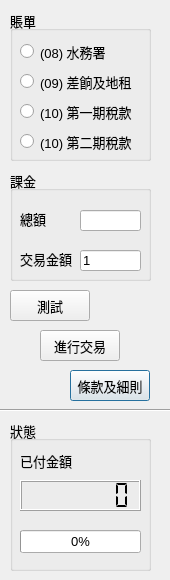
<?xml version="1.0" encoding="UTF-8"?>
<ui version="4.0">
 <class>Dialog</class>
 <widget class="QDialog" name="Dialog">
  <property name="geometry">
   <rect>
    <x>0</x>
    <y>0</y>
    <width>170</width>
    <height>580</height>
   </rect>
  </property>
  <property name="sizePolicy">
   <sizepolicy hsizetype="Fixed" vsizetype="Fixed">
    <horstretch>0</horstretch>
    <verstretch>0</verstretch>
   </sizepolicy>
  </property>
  <property name="minimumSize">
   <size>
    <width>170</width>
    <height>580</height>
   </size>
  </property>
  <property name="maximumSize">
   <size>
    <width>170</width>
    <height>580</height>
   </size>
  </property>
  <property name="windowTitle">
   <string>和你Pay</string>
  </property>
  <widget class="QGroupBox" name="groupBox">
   <property name="geometry">
    <rect>
     <x>10</x>
     <y>10</y>
     <width>141</width>
     <height>151</height>
    </rect>
   </property>
   <property name="font">
    <font>
     <pointsize>10</pointsize>
    </font>
   </property>
   <property name="title">
    <string>賬單</string>
   </property>
   <widget class="QRadioButton" name="radioButtonGRR">
    <property name="geometry">
     <rect>
      <x>10</x>
      <y>60</y>
      <width>151</width>
      <height>23</height>
     </rect>
    </property>
    <property name="font">
     <font>
      <pointsize>10</pointsize>
     </font>
    </property>
    <property name="toolTip">
     <string>飼養黑警</string>
    </property>
    <property name="text">
     <string>(09) 差餉及地租</string>
    </property>
   </widget>
   <widget class="QRadioButton" name="radioButtonTax1">
    <property name="geometry">
     <rect>
      <x>10</x>
      <y>90</y>
      <width>151</width>
      <height>23</height>
     </rect>
    </property>
    <property name="font">
     <font>
      <pointsize>10</pointsize>
     </font>
    </property>
    <property name="toolTip">
     <string>餵飼狗官</string>
    </property>
    <property name="text">
     <string>(10) 第一期稅款</string>
    </property>
   </widget>
   <widget class="QRadioButton" name="radioButtonTax2">
    <property name="geometry">
     <rect>
      <x>10</x>
      <y>120</y>
      <width>161</width>
      <height>23</height>
     </rect>
    </property>
    <property name="font">
     <font>
      <pointsize>10</pointsize>
     </font>
    </property>
    <property name="toolTip">
     <string>助養行會成員</string>
    </property>
    <property name="text">
     <string>(10) 第二期稅款</string>
    </property>
   </widget>
   <widget class="QRadioButton" name="radioButtonWSD">
    <property name="geometry">
     <rect>
      <x>10</x>
      <y>30</y>
      <width>161</width>
      <height>23</height>
     </rect>
    </property>
    <property name="font">
     <font>
      <pointsize>10</pointsize>
     </font>
    </property>
    <property name="toolTip">
     <string>益阿爺</string>
    </property>
    <property name="text">
     <string>(08) 水務署</string>
    </property>
   </widget>
  </widget>
  <widget class="Line" name="line">
   <property name="geometry">
    <rect>
     <x>0</x>
     <y>400</y>
     <width>301</width>
     <height>20</height>
    </rect>
   </property>
   <property name="sizePolicy">
    <sizepolicy hsizetype="Maximum" vsizetype="Fixed">
     <horstretch>0</horstretch>
     <verstretch>0</verstretch>
    </sizepolicy>
   </property>
   <property name="font">
    <font>
     <pointsize>10</pointsize>
    </font>
   </property>
   <property name="orientation">
    <enum>Qt::Horizontal</enum>
   </property>
  </widget>
  <widget class="QGroupBox" name="groupBox_2">
   <property name="geometry">
    <rect>
     <x>10</x>
     <y>170</y>
     <width>141</width>
     <height>111</height>
    </rect>
   </property>
   <property name="font">
    <font>
     <pointsize>10</pointsize>
    </font>
   </property>
   <property name="title">
    <string>課金</string>
   </property>
   <widget class="QLabel" name="label_2">
    <property name="geometry">
     <rect>
      <x>10</x>
      <y>40</y>
      <width>67</width>
      <height>17</height>
     </rect>
    </property>
    <property name="font">
     <font>
      <pointsize>10</pointsize>
     </font>
    </property>
    <property name="text">
     <string>總額</string>
    </property>
   </widget>
   <widget class="QLabel" name="label_3">
    <property name="geometry">
     <rect>
      <x>10</x>
      <y>80</y>
      <width>67</width>
      <height>17</height>
     </rect>
    </property>
    <property name="font">
     <font>
      <pointsize>10</pointsize>
     </font>
    </property>
    <property name="text">
     <string>交易金額</string>
    </property>
   </widget>
   <widget class="QLineEdit" name="lineEditTotal">
    <property name="geometry">
     <rect>
      <x>70</x>
      <y>40</y>
      <width>61</width>
      <height>21</height>
     </rect>
    </property>
    <property name="font">
     <font>
      <pointsize>10</pointsize>
     </font>
    </property>
    <property name="toolTip">
     <string>總額 &gt;= 交易金額 &gt;= $1.0</string>
    </property>
    <property name="text">
     <string/>
    </property>
   </widget>
   <widget class="QLineEdit" name="lineEditAmount">
    <property name="geometry">
     <rect>
      <x>70</x>
      <y>80</y>
      <width>61</width>
      <height>21</height>
     </rect>
    </property>
    <property name="font">
     <font>
      <pointsize>10</pointsize>
     </font>
    </property>
    <property name="toolTip">
     <string>每次交易金額&gt;=$1.0</string>
    </property>
    <property name="text">
     <string>1</string>
    </property>
   </widget>
  </widget>
  <widget class="QGroupBox" name="groupBox_4">
   <property name="geometry">
    <rect>
     <x>10</x>
     <y>420</y>
     <width>141</width>
     <height>151</height>
    </rect>
   </property>
   <property name="font">
    <font>
     <pointsize>10</pointsize>
    </font>
   </property>
   <property name="title">
    <string>狀態</string>
   </property>
   <widget class="QLabel" name="label">
    <property name="geometry">
     <rect>
      <x>10</x>
      <y>30</y>
      <width>67</width>
      <height>21</height>
     </rect>
    </property>
    <property name="font">
     <font>
      <pointsize>10</pointsize>
     </font>
    </property>
    <property name="text">
     <string>已付金額</string>
    </property>
   </widget>
   <widget class="QLCDNumber" name="lcdNumber">
    <property name="geometry">
     <rect>
      <x>10</x>
      <y>60</y>
      <width>121</width>
      <height>31</height>
     </rect>
    </property>
    <property name="font">
     <font>
      <pointsize>10</pointsize>
     </font>
    </property>
    <property name="toolTip">
     <string>願榮光歸香港</string>
    </property>
    <property name="smallDecimalPoint">
     <bool>false</bool>
    </property>
    <property name="digitCount">
     <number>7</number>
    </property>
    <property name="segmentStyle">
     <enum>QLCDNumber::Flat</enum>
    </property>
    <property name="value" stdset="0">
     <double>0.000000000000000</double>
    </property>
    <property name="intValue" stdset="0">
     <number>0</number>
    </property>
   </widget>
   <widget class="QProgressBar" name="progressBar">
    <property name="geometry">
     <rect>
      <x>10</x>
      <y>110</y>
      <width>121</width>
      <height>23</height>
     </rect>
    </property>
    <property name="font">
     <font>
      <pointsize>10</pointsize>
     </font>
    </property>
    <property name="toolTip">
     <string>五大訴求，缺一不可!</string>
    </property>
    <property name="value">
     <number>0</number>
    </property>
   </widget>
  </widget>
  <widget class="QPushButton" name="pushButtonTnC">
   <property name="geometry">
    <rect>
     <x>70</x>
     <y>370</y>
     <width>80</width>
     <height>31</height>
    </rect>
   </property>
   <property name="font">
    <font>
     <pointsize>10</pointsize>
    </font>
   </property>
   <property name="toolTip">
    <string>「光復香港，時代革命！」</string>
   </property>
   <property name="text">
    <string>條款及細則</string>
   </property>
  </widget>
  <widget class="QPushButton" name="pushButtonDemo">
   <property name="geometry">
    <rect>
     <x>10</x>
     <y>290</y>
     <width>80</width>
     <height>31</height>
    </rect>
   </property>
   <property name="font">
    <font>
     <pointsize>10</pointsize>
    </font>
   </property>
   <property name="toolTip">
    <string>試吓機,唔會過數.</string>
   </property>
   <property name="text">
    <string>測試</string>
   </property>
  </widget>
  <widget class="QPushButton" name="pushButtonReal">
   <property name="geometry">
    <rect>
     <x>40</x>
     <y>330</y>
     <width>80</width>
     <height>31</height>
    </rect>
   </property>
   <property name="font">
    <font>
     <pointsize>10</pointsize>
    </font>
   </property>
   <property name="toolTip">
    <string>真係會過數</string>
   </property>
   <property name="text">
    <string>進行交易</string>
   </property>
  </widget>
 </widget>
 <tabstops>
  <tabstop>pushButtonTnC</tabstop>
  <tabstop>lineEditTotal</tabstop>
  <tabstop>lineEditAmount</tabstop>
  <tabstop>radioButtonWSD</tabstop>
  <tabstop>radioButtonGRR</tabstop>
  <tabstop>radioButtonTax1</tabstop>
  <tabstop>radioButtonTax2</tabstop>
  <tabstop>pushButtonDemo</tabstop>
  <tabstop>pushButtonReal</tabstop>
 </tabstops>
 <resources/>
 <connections/>
</ui>
